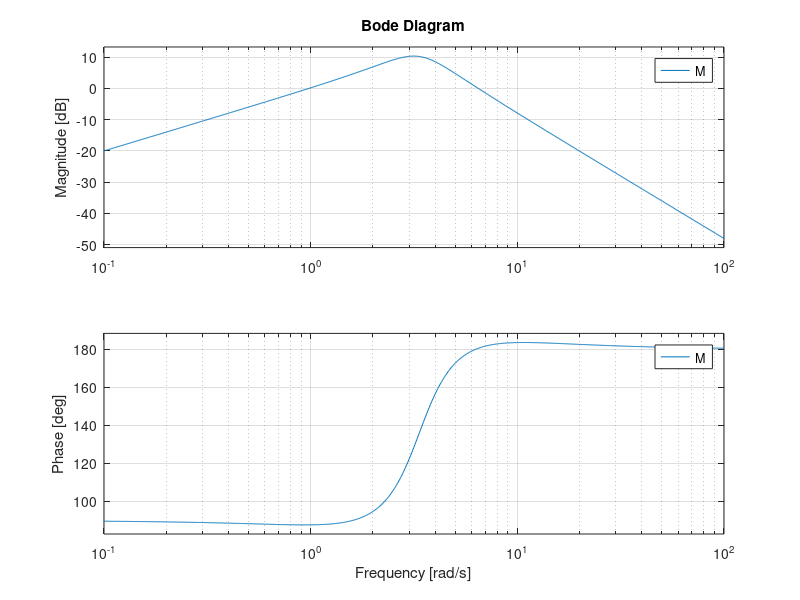

Write MATLAB code to recreate this figure.
clc;
clear all;
% close all;

%%task 2
t = 1:0.01:10;
excitation_sin = 0.05*sin(3*t);

m_p = 0.16; %kg
c_p = 0.4; %Ns/m
k_p = 6.32; %N/m
w_n = sqrt(k_p/m_p);
zeta= c_p/2*sqrt(k_p*m_p);
h_p = 2*zeta*w_n*m_p - k_p;
h_d = m_p;
h_i = m_p*(w_n)^2; 

% d_d_mat=[0.01 0.1 1 10 100  ];
% d_p_mat=[0.01 0.1 1 10 100  ];
% for l1=1:length(d_d_mat)
%     d_d=d_d_mat(l1);
%  for l2=1:length(d_p_mat)
%     d_p=d_p_mat(l2);
% for d_d=0:0.2:1
%     for d_p=0:0.2:1
% coeff=coeff +1;    

% G = tf([0,0,k_p],[m_p,d_d,k_p+d_p]);
M = tf([0,k_p,0],[m_p,h_d,(k_p+h_p),h_i]);
bode(M)
% figure(1)
% impulse(M*0.05) % impulse excitation
% hold on;
% figure(2)
% lsim(M,excitation_sin,t) % sine excitation
% hold on;

% impulse(H*0.05,1) % impulse excitation
zeta_calc = (k_p+h_p)/(2*w_n*m_p);
w_calc = (k_p+h_p)/(2*zeta*m_p);
% utsav(1,coeff)=d_d;
% utsav(2,coeff)=d_p;
%  end
% end